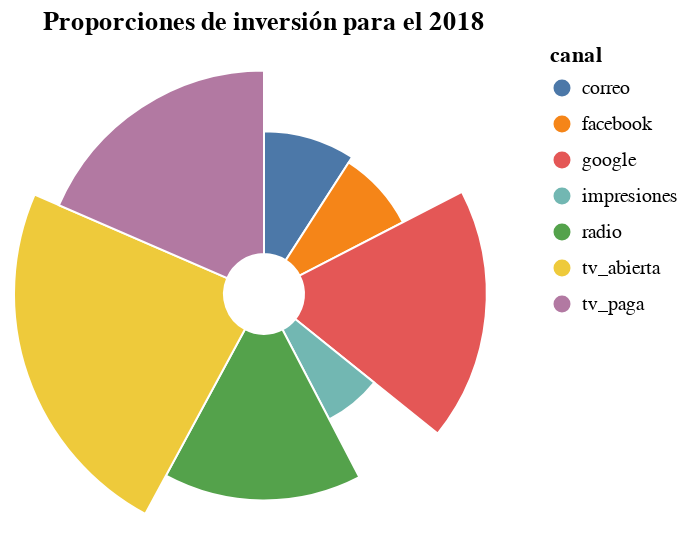

Write notebook code for a chart like this one.
### Code cell
composition_year(2018, 'Proporciones de inversión para el 2018')

### Figure 1 — Vega-Lite specification as saved in the notebook (floating-point values rounded to 4 significant figures)
{"config": {"view": {"continuousWidth": 400, "continuousHeight": 300, "strokeWidth": 0}}, "data": {"name": "data-196254dbea99ee45fc2ded3fcaadff8a"}, "mark": {"type": "arc", "innerRadius": 20, "stroke": "#fff"}, "encoding": {"color": {"field": "canal", "type": "nominal"}, "radius": {"field": "PercentOfTotal", "scale": {"rangeMin": 10, "scheme": "dark2", "type": "sqrt", "zero": true}, "type": "quantitative"}, "theta": {"field": "PercentOfTotal", "stack": true, "type": "quantitative"}, "tooltip": [{"field": "PercentOfTotal", "format": ".2f", "title": "Proporción:", "type": "quantitative"}, {"field": "inversion", "format": "~s", "title": "Inversión:", "type": "quantitative"}]}, "height": 250, "title": "Proporciones de inversión para el 2018", "transform": [{"joinaggregate": [{"op": "sum", "field": "inversion", "as": "TotalInvestment"}]}, {"calculate": "datum.inversion / datum.TotalInvestment", "as": "PercentOfTotal"}], "width": 250, "$schema": "https://vega.github.io/schema/vega-lite/v4.17.0.json", "datasets": {"data-196254dbea99ee45fc2ded3fcaadff8a": [{"canal": "correo", "inversion": 101900.0}, {"canal": "facebook", "inversion": 92990.0}, {"canal": "google", "inversion": 205600.0}, {"canal": "impresiones", "inversion": 73750.0}, {"canal": "radio", "inversion": 173700.0}, {"canal": "tv_abierta", "inversion": 264500.0}, {"canal": "tv_paga", "inversion": 207100.0}]}}
